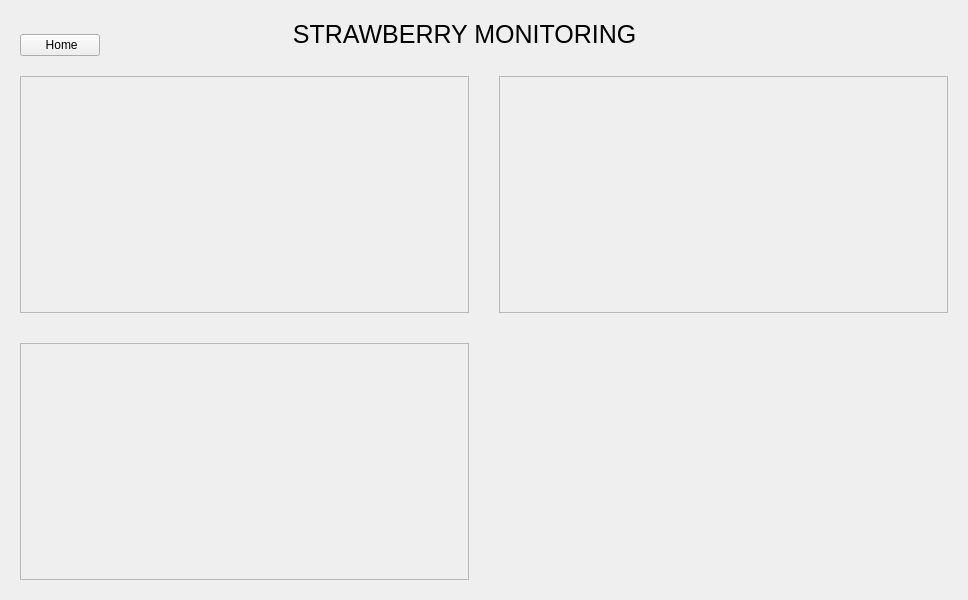
<?xml version="1.0" encoding="UTF-8"?>
<ui version="4.0">
 <class>StrawBerryWidget</class>
 <widget class="QWidget" name="StrawBerryWidget">
  <property name="geometry">
   <rect>
    <x>0</x>
    <y>0</y>
    <width>968</width>
    <height>600</height>
   </rect>
  </property>
  <property name="sizePolicy">
   <sizepolicy hsizetype="Expanding" vsizetype="Expanding">
    <horstretch>0</horstretch>
    <verstretch>0</verstretch>
   </sizepolicy>
  </property>
  <property name="windowTitle">
   <string>Form</string>
  </property>
  <layout class="QGridLayout" name="gridLayout">
   <property name="leftMargin">
    <number>20</number>
   </property>
   <property name="topMargin">
    <number>20</number>
   </property>
   <property name="rightMargin">
    <number>20</number>
   </property>
   <property name="bottomMargin">
    <number>20</number>
   </property>
   <item row="0" column="0">
    <widget class="QPushButton" name="btnBackFromGrowth">
     <property name="sizePolicy">
      <sizepolicy hsizetype="Fixed" vsizetype="Fixed">
       <horstretch>0</horstretch>
       <verstretch>0</verstretch>
      </sizepolicy>
     </property>
     <property name="contextMenuPolicy">
      <enum>Qt::ContextMenuPolicy::DefaultContextMenu</enum>
     </property>
     <property name="layoutDirection">
      <enum>Qt::LayoutDirection::RightToLeft</enum>
     </property>
     <property name="text">
      <string> Home</string>
     </property>
    </widget>
   </item>
   <item row="0" column="1">
    <widget class="QLabel" name="label_strawberry">
     <property name="minimumSize">
      <size>
       <width>0</width>
       <height>50</height>
      </size>
     </property>
     <property name="layoutDirection">
      <enum>Qt::LayoutDirection::LeftToRight</enum>
     </property>
     <property name="styleSheet">
      <string notr="true">font-size: 25px; </string>
     </property>
     <property name="text">
      <string>STRAWBERRY MONITORING                  </string>
     </property>
     <property name="alignment">
      <set>Qt::AlignmentFlag::AlignHCenter|Qt::AlignmentFlag::AlignTop</set>
     </property>
    </widget>
   </item>
   <item row="1" column="0" colspan="2">
    <layout class="QHBoxLayout" name="horizontalLayout" stretch="1,1">
     <property name="spacing">
      <number>30</number>
     </property>
     <item>
      <layout class="QVBoxLayout" name="verticalLayout" stretch="1,1">
       <item>
        <widget class="QFrame" name="frame_Line">
         <property name="frameShape">
          <enum>QFrame::Shape::StyledPanel</enum>
         </property>
         <property name="frameShadow">
          <enum>QFrame::Shadow::Raised</enum>
         </property>
         <layout class="QGridLayout" name="gridLayout_2">
          <property name="leftMargin">
           <number>0</number>
          </property>
          <property name="topMargin">
           <number>0</number>
          </property>
          <property name="rightMargin">
           <number>0</number>
          </property>
          <property name="bottomMargin">
           <number>0</number>
          </property>
          <property name="spacing">
           <number>0</number>
          </property>
          <item row="0" column="0">
           <widget class="QChartView" name="lineChartView" native="true">
            <property name="enabled">
             <bool>true</bool>
            </property>
            <property name="sizePolicy">
             <sizepolicy hsizetype="Expanding" vsizetype="Expanding">
              <horstretch>0</horstretch>
              <verstretch>0</verstretch>
             </sizepolicy>
            </property>
           </widget>
          </item>
         </layout>
        </widget>
       </item>
       <item>
        <widget class="QFrame" name="frame_Stable">
         <property name="frameShape">
          <enum>QFrame::Shape::StyledPanel</enum>
         </property>
         <property name="frameShadow">
          <enum>QFrame::Shadow::Raised</enum>
         </property>
         <layout class="QGridLayout" name="gridLayout_4">
          <property name="leftMargin">
           <number>0</number>
          </property>
          <property name="topMargin">
           <number>0</number>
          </property>
          <property name="rightMargin">
           <number>0</number>
          </property>
          <property name="bottomMargin">
           <number>0</number>
          </property>
          <property name="spacing">
           <number>0</number>
          </property>
          <item row="0" column="0">
           <widget class="CustomTableWidget" name="strawEventTable" native="true">
            <property name="sizePolicy">
             <sizepolicy hsizetype="Expanding" vsizetype="Expanding">
              <horstretch>0</horstretch>
              <verstretch>0</verstretch>
             </sizepolicy>
            </property>
           </widget>
          </item>
         </layout>
        </widget>
       </item>
      </layout>
     </item>
     <item>
      <layout class="QVBoxLayout" name="verticalLayout_2" stretch="1,1">
       <item>
        <widget class="QFrame" name="frame_Pie">
         <property name="frameShape">
          <enum>QFrame::Shape::StyledPanel</enum>
         </property>
         <property name="frameShadow">
          <enum>QFrame::Shadow::Raised</enum>
         </property>
         <layout class="QGridLayout" name="gridLayout_3">
          <property name="leftMargin">
           <number>0</number>
          </property>
          <property name="topMargin">
           <number>0</number>
          </property>
          <property name="rightMargin">
           <number>0</number>
          </property>
          <property name="bottomMargin">
           <number>0</number>
          </property>
          <property name="spacing">
           <number>0</number>
          </property>
          <item row="0" column="0">
           <widget class="QChartView" name="pieChartView" native="true">
            <property name="sizePolicy">
             <sizepolicy hsizetype="Expanding" vsizetype="Expanding">
              <horstretch>0</horstretch>
              <verstretch>0</verstretch>
             </sizepolicy>
            </property>
           </widget>
          </item>
         </layout>
        </widget>
       </item>
       <item>
        <widget class="QWidget" name="graphicView" native="true"/>
       </item>
      </layout>
     </item>
    </layout>
   </item>
  </layout>
 </widget>
 <customwidgets>
  <customwidget>
   <class>QChartView</class>
   <extends>QWidget</extends>
   <header location="global">qchartview.h</header>
   <container>1</container>
  </customwidget>
  <customwidget>
   <class>CustomTableWidget</class>
   <extends>QWidget</extends>
   <header>customtablewidget.h</header>
   <container>1</container>
  </customwidget>
 </customwidgets>
 <resources/>
 <connections/>
</ui>
